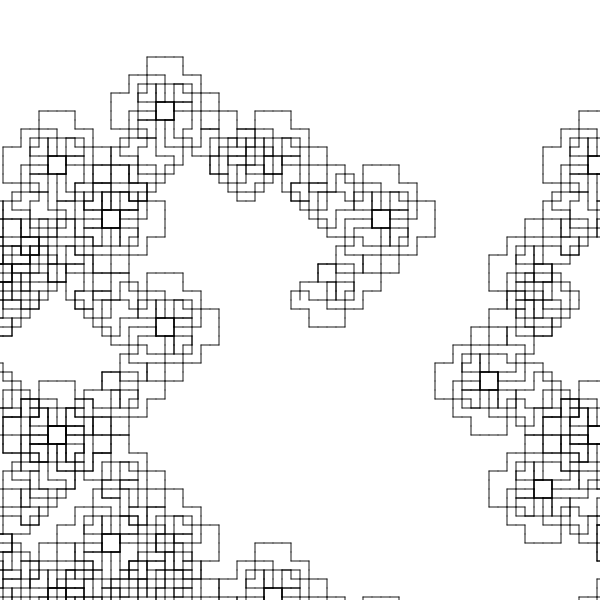
Frame 1 (no input)
Frame 60 (no input): identical to frame 1, image omitted
Frame 120 (the mouse pressed at the canvas centre since frame 60): identical to frame 1, image omitted

The p5.js sketch that drew this single still picture (run headless with seeded random() and noise() and a simulated clock; from frame 60 on, the mouse is pressed at the canvas centre):

// p5.js sketch
// ── sketch.js
//same F as 004 but with a smaller length;

let premise = 'F';
  let rules = {
    F: 'FF+FF-FF+FF+FF+F-FFF-FF+FF+FF',
  }
let bigRule;


let length = 30;
let angle = 90;

function setup() {
  createCanvas(600, 600);
  angleMode(DEGREES);
  bigRule = resolveRules(premise, rules, 3);
  print(bigRule);
  
}

function draw() {
  background('white');
  stroke('black');
  strokeWeight(3);
  translate(width / 2, height / 2);
  rotate(-90);
  scale(0.3);

  drawShape(bigRule);
   // angle += 1;
  // length += 0.1;
}

function resolveRules(startRule, rules, depth) {
  let endRule = '';
  for (let currentLetter of startRule) {
    if (currentLetter in rules) {
      endRule += rules[currentLetter];
    } else {
      endRule += currentLetter;
    }
  }
  if (depth >= 1) {
    endRule = resolveRules(endRule, rules, depth - 1);
  }
  return endRule;
}


function drawShape(rule)  {
  for (let c of rule) {
    if (c === 'F') {
      line(0, 0, length, 0);
      translate(length, 0);
    } else if (c === 'f') {
      translate(0, -length, 0);
    } else if (c === '+') {
      rotate(angle);
    } else if (c === '-') {
      rotate(-angle);
    } else if (c === '[') {
      push();
    } else if (c === ']') {
      pop();
    } else if (c === '>') {
      scale(1.2);
    } else if (c === '<') {
      scale(0.8);
   
    }
  }
}
